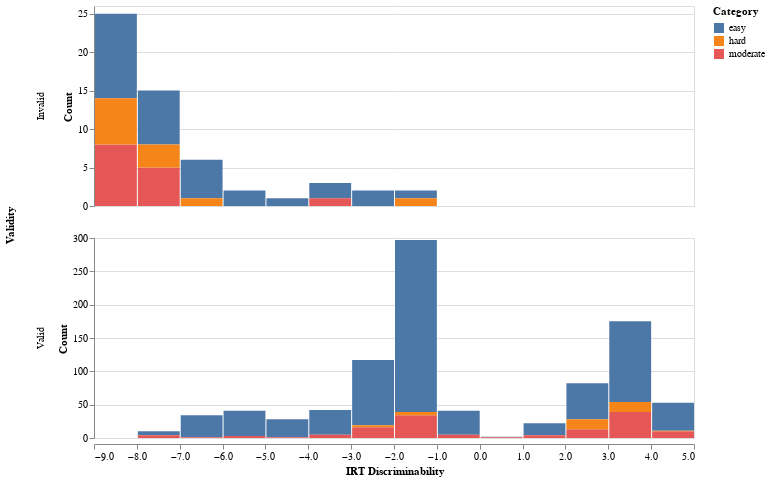

Notebook code cell kept with this figure:
### Code cell
import altair as alt

disc_chart = alt.Chart(item_df).mark_bar().encode(
    x=alt.X('irt_disc', title='IRT Discriminability').bin(maxbins=20),
    y=alt.Y('count()', title='Count'),
    color=alt.Color('category', title='Category'),
    row=alt.Row('validity', title='Validity')
).resolve_scale(y='independent').properties(width=600, height=200)
disc_chart.save('/data/home/par/code/tutorial_content/auto_figs/validity_diff_by_cat_disc.pdf')
disc_chart

### Figure 1 — Vega-Lite specification as saved in the notebook (floating-point values rounded to 4 significant figures; data arrays with more than 128 entries replaced by an {"elided": "..."} marker saying what was removed)
{"config": {"view": {"continuousWidth": 300, "continuousHeight": 300}}, "data": {"name": "data-fc217eca74e743255ad5d4f413659446"}, "mark": {"type": "bar"}, "encoding": {"color": {"field": "category", "title": "Category", "type": "nominal"}, "row": {"field": "validity", "title": "Validity", "type": "nominal"}, "x": {"bin": {"maxbins": 20}, "field": "irt_disc", "title": "IRT Discriminability", "type": "quantitative"}, "y": {"aggregate": "count", "title": "Count", "type": "quantitative"}}, "height": 200, "resolve": {"scale": {"y": "independent"}}, "width": 600, "$schema": "https://vega.github.io/schema/vega-lite/v5.16.3.json", "datasets": {"data-fc217eca74e743255ad5d4f413659446": {"elided": "1000 records"}}}
